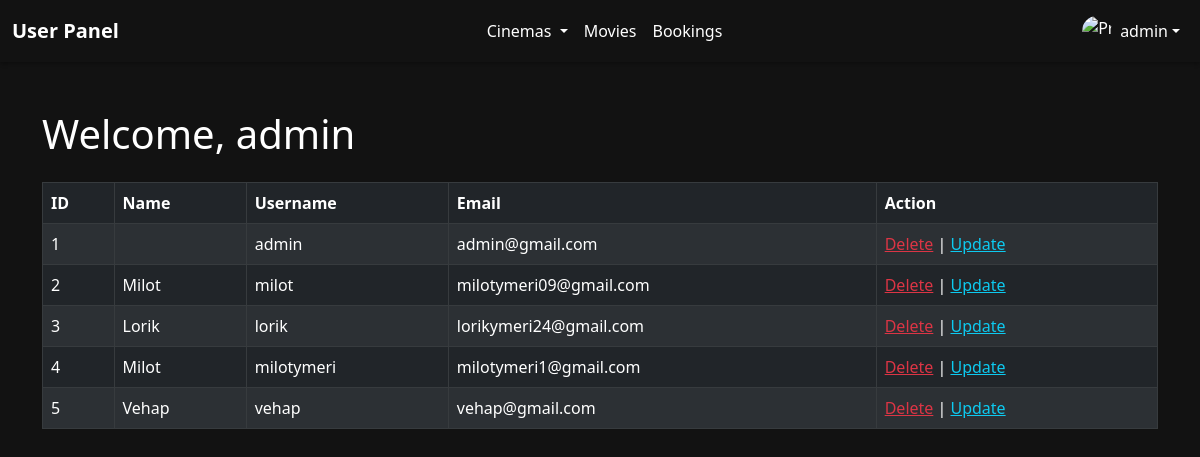
/dashboard.php (signed in), run on the app's committed database.
### tables this page shows
CREATE TABLE `users`(
    `id` int(255)NOT NULL,
    `emri` varchar(255)NOT NULL,
    `username` varchar(255)NOT NULL,
    `email` varchar(255)NOT NULL,
    `password` varchar(255)NOT NULL,
    `confirm_password` varchar(255)NOT NULL,
    `is_admin` varchar(255)NOT NULL,
    `profile_image` varchar(255)NOT NULL
);

### dashboard.php (the view, shortened to what this page needs)
<?php
include_once "config.php";
include_once "header.php";
$sql = "SELECT * FROM users";
$getUsers = $conn->prepare($sql);
$getUsers->execute();
$users = $getUsers->fetchAll();
?>
<nav class="navbar navbar-expand-lg navbar-dark" style="background-color: transparent; box-shadow: 0 2px 4px rgba(0,0,0,0.3);">
  <div class="container-fluid">
    <a class="navbar-brand fw-bold text-white" href="#">User Panel</a>
    <div class="collapse navbar-collapse justify-content-center" id="navbarNavDropdown">
      <ul class="navbar-nav mb-2 mb-lg-0">
        <li class="nav-item dropdown">
          <a class="nav-link dropdown-toggle text-white" href="#" id="cinemaDropdown" role="button" data-bs-toggle="dropdown">
            Cinemas
          </a>
        </li>
        <li class="nav-item"><a class="nav-link text-white" href="movies.php">Movies</a></li>
        <li class="nav-item"><a class="nav-link text-white" href="bookings.php">Bookings</a></li>
      </ul>
    </div>
    <ul class="navbar-nav ms-auto mb-2 mb-lg-0">
      <li class="nav-item dropdown">
        <a class="nav-link dropdown-toggle d-flex align-items-center text-white" href="#" id="userDropdown" data-bs-toggle="dropdown">
          <img src="<?= isset($_SESSION['profile_image']) ? $_SESSION['profile_image'] : 'img/default.png' ?>" width="30" height="30" class="rounded-circle me-2" alt="Profile">
          <span><?= htmlspecialchars($_SESSION['username'] ?? 'Guest') ?></span>
        </a>
      </li>
    </ul>
  </div>
</nav>
<div class="container mt-5">
    <h1 class="mb-4">Welcome, <?= $_SESSION['username'] ?></h1>
    <div class="table-responsive">
        <table class="table table-bordered table-dark table-striped">
            <thead>
                <tr>
                    <th>ID</th>
                    <th>Name</th>
                    <th>Username</th>
                    <th>Email</th>
                    <th>Action</th>
                </tr>
            </thead>
            <tbody>
                <?php foreach ($users as $user): ?>
                    <tr>
                        <td><?= $user['id'] ?></td>
                        <td><?= $user['emri'] ?></td>
                        <td><?= $user['username'] ?></td>
                        <td><?= $user['email'] ?></td>
                        <td>
                            <a href="delete.php?id=<?= $user['id'] ?>" class="text-danger">Delete</a> |
                            <a href="edit.php?id=<?= $user['id'] ?>" class="text-info">Update</a>
                        </td>
                    </tr>
                <?php endforeach ?>
            </tbody>
        </table>
    </div>
</div>
<?php include_once "footer.php"; ?>

### dashboard.php (style rules this page uses)
.navbar-dark .navbar-nav .nav-link { color: rgba(255, 255, 255, 0.85); }
.table { background-color: #1e1e1e; color: white; }
.table th, .table td { color: white; vertical-align: middle; }

### data on the page
users: id "1", username "admin", email "admin@gmail.com"
users: id "2", emri "Milot", username "milot", email "milotymeri09@gmail.com"
users: id "3", emri "Lorik", username "lorik", email "lorikymeri24@gmail.com"
users: id "4", emri "Milot", username "milotymeri", email "milotymeri1@gmail.com"
users: id "5", emri "Vehap", username "vehap", email "vehap@gmail.com"

### other printed values
$_SESSION['username'] "admin"
